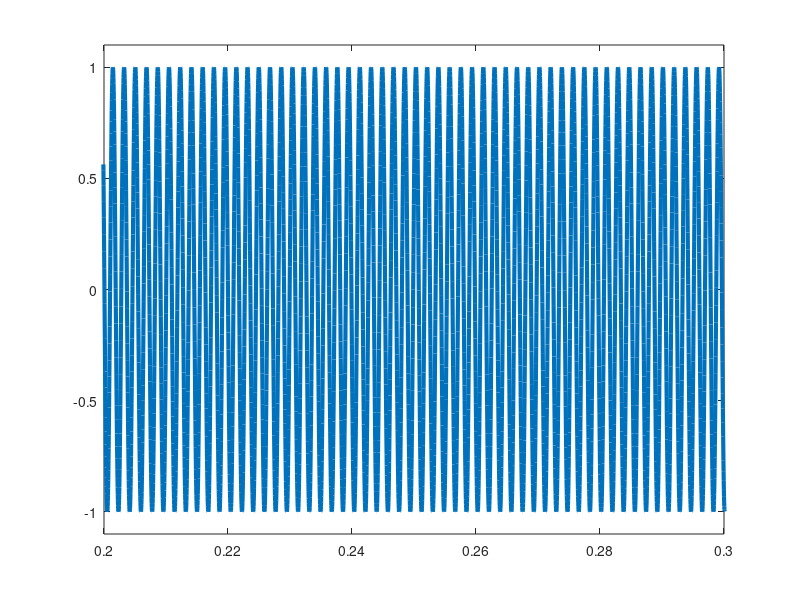

Here is the MATLAB script that generated this plot: (Note: this script raises an error after producing the figure.)
fclose all;
close all;
clear all;
clc;

fs = 44100;
t = 0:1/fs:10;
w = 2*pi;
f0 = 552.3;
signal = sin(w*f0*t);
figure
plot(t,signal,'linewidth',3);
set(gca,'ylim',[-1.1 1.1],'xlim',[0.2 0.3]);
[coeffs,freq] = getFFTCoeffs(signal,fs);
figure
plot(freq,abs(coeffs),'linewidth',3);
[ign ind] = max(abs(coeffs));
titleString = sprintf('Max freq %.1f',freq(ind));
title(titleString);

disp(titleString);
